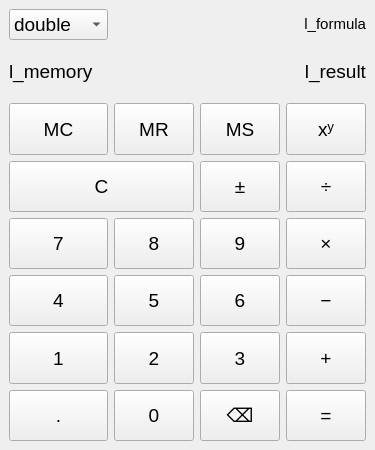
<?xml version="1.0" encoding="UTF-8"?>
<ui version="4.0">
 <class>MainWindow</class>
 <widget class="QMainWindow" name="MainWindow">
  <property name="geometry">
   <rect>
    <x>0</x>
    <y>0</y>
    <width>369</width>
    <height>450</height>
   </rect>
  </property>
  <property name="sizePolicy">
   <sizepolicy hsizetype="Preferred" vsizetype="Preferred">
    <horstretch>0</horstretch>
    <verstretch>0</verstretch>
   </sizepolicy>
  </property>
  <property name="font">
   <font>
    <pointsize>14</pointsize>
   </font>
  </property>
  <property name="windowTitle">
   <string>Калькулятор</string>
  </property>
  <widget class="QWidget" name="centralwidget">
   <layout class="QGridLayout" name="gridLayout">
    <item row="1" column="0" colspan="4">
     <layout class="QHBoxLayout" name="horizontalLayout" stretch="1,0">
      <item>
       <widget class="QLabel" name="l_memory">
        <property name="text">
         <string>l_memory</string>
        </property>
       </widget>
      </item>
      <item>
       <widget class="QLabel" name="l_result">
        <property name="text">
         <string>&lt;html&gt;&lt;head/&gt;&lt;body&gt;&lt;p align=&quot;right&quot;&gt;l_result&lt;/p&gt;&lt;/body&gt;&lt;/html&gt;</string>
        </property>
       </widget>
      </item>
     </layout>
    </item>
    <item row="2" column="0">
     <widget class="QPushButton" name="btn_mc">
      <property name="sizePolicy">
       <sizepolicy hsizetype="Preferred" vsizetype="Preferred">
        <horstretch>0</horstretch>
        <verstretch>0</verstretch>
       </sizepolicy>
      </property>
      <property name="text">
       <string>MC</string>
      </property>
     </widget>
    </item>
    <item row="2" column="1">
     <widget class="QPushButton" name="btn_mr">
      <property name="sizePolicy">
       <sizepolicy hsizetype="Preferred" vsizetype="Preferred">
        <horstretch>0</horstretch>
        <verstretch>0</verstretch>
       </sizepolicy>
      </property>
      <property name="text">
       <string>MR</string>
      </property>
     </widget>
    </item>
    <item row="2" column="2">
     <widget class="QPushButton" name="btn_ms">
      <property name="sizePolicy">
       <sizepolicy hsizetype="Preferred" vsizetype="Preferred">
        <horstretch>0</horstretch>
        <verstretch>0</verstretch>
       </sizepolicy>
      </property>
      <property name="text">
       <string>MS</string>
      </property>
     </widget>
    </item>
    <item row="2" column="3">
     <widget class="QPushButton" name="btn_abs">
      <property name="sizePolicy">
       <sizepolicy hsizetype="Preferred" vsizetype="Preferred">
        <horstretch>0</horstretch>
        <verstretch>0</verstretch>
       </sizepolicy>
      </property>
      <property name="text">
       <string>xʸ</string>
      </property>
     </widget>
    </item>
    <item row="3" column="0" colspan="2">
     <widget class="QPushButton" name="btn_c">
      <property name="sizePolicy">
       <sizepolicy hsizetype="Preferred" vsizetype="Preferred">
        <horstretch>0</horstretch>
        <verstretch>0</verstretch>
       </sizepolicy>
      </property>
      <property name="text">
       <string>C</string>
      </property>
     </widget>
    </item>
    <item row="3" column="2">
     <widget class="QPushButton" name="btn_plus_and_minus">
      <property name="sizePolicy">
       <sizepolicy hsizetype="Preferred" vsizetype="Preferred">
        <horstretch>0</horstretch>
        <verstretch>0</verstretch>
       </sizepolicy>
      </property>
      <property name="text">
       <string>±</string>
      </property>
     </widget>
    </item>
    <item row="3" column="3">
     <widget class="QPushButton" name="btn_dividing">
      <property name="sizePolicy">
       <sizepolicy hsizetype="Preferred" vsizetype="Preferred">
        <horstretch>0</horstretch>
        <verstretch>0</verstretch>
       </sizepolicy>
      </property>
      <property name="text">
       <string>÷</string>
      </property>
     </widget>
    </item>
    <item row="4" column="0">
     <widget class="QPushButton" name="btn_seven">
      <property name="sizePolicy">
       <sizepolicy hsizetype="Preferred" vsizetype="Preferred">
        <horstretch>0</horstretch>
        <verstretch>0</verstretch>
       </sizepolicy>
      </property>
      <property name="text">
       <string>7</string>
      </property>
     </widget>
    </item>
    <item row="4" column="1">
     <widget class="QPushButton" name="btn_eight">
      <property name="sizePolicy">
       <sizepolicy hsizetype="Preferred" vsizetype="Preferred">
        <horstretch>0</horstretch>
        <verstretch>0</verstretch>
       </sizepolicy>
      </property>
      <property name="text">
       <string>8</string>
      </property>
     </widget>
    </item>
    <item row="4" column="2">
     <widget class="QPushButton" name="btn_nine">
      <property name="sizePolicy">
       <sizepolicy hsizetype="Preferred" vsizetype="Preferred">
        <horstretch>0</horstretch>
        <verstretch>0</verstretch>
       </sizepolicy>
      </property>
      <property name="text">
       <string>9</string>
      </property>
     </widget>
    </item>
    <item row="4" column="3">
     <widget class="QPushButton" name="btn_mult">
      <property name="sizePolicy">
       <sizepolicy hsizetype="Preferred" vsizetype="Preferred">
        <horstretch>0</horstretch>
        <verstretch>0</verstretch>
       </sizepolicy>
      </property>
      <property name="text">
       <string>×</string>
      </property>
     </widget>
    </item>
    <item row="5" column="0">
     <widget class="QPushButton" name="btn_four">
      <property name="sizePolicy">
       <sizepolicy hsizetype="Preferred" vsizetype="Preferred">
        <horstretch>0</horstretch>
        <verstretch>0</verstretch>
       </sizepolicy>
      </property>
      <property name="text">
       <string>4</string>
      </property>
     </widget>
    </item>
    <item row="5" column="1">
     <widget class="QPushButton" name="btn_five">
      <property name="sizePolicy">
       <sizepolicy hsizetype="Preferred" vsizetype="Preferred">
        <horstretch>0</horstretch>
        <verstretch>0</verstretch>
       </sizepolicy>
      </property>
      <property name="text">
       <string>5</string>
      </property>
     </widget>
    </item>
    <item row="5" column="2">
     <widget class="QPushButton" name="btn_six">
      <property name="sizePolicy">
       <sizepolicy hsizetype="Preferred" vsizetype="Preferred">
        <horstretch>0</horstretch>
        <verstretch>0</verstretch>
       </sizepolicy>
      </property>
      <property name="text">
       <string>6</string>
      </property>
     </widget>
    </item>
    <item row="5" column="3">
     <widget class="QPushButton" name="btn_minus">
      <property name="sizePolicy">
       <sizepolicy hsizetype="Preferred" vsizetype="Preferred">
        <horstretch>0</horstretch>
        <verstretch>0</verstretch>
       </sizepolicy>
      </property>
      <property name="text">
       <string>−</string>
      </property>
     </widget>
    </item>
    <item row="6" column="0">
     <widget class="QPushButton" name="btn_one">
      <property name="sizePolicy">
       <sizepolicy hsizetype="Preferred" vsizetype="Preferred">
        <horstretch>0</horstretch>
        <verstretch>0</verstretch>
       </sizepolicy>
      </property>
      <property name="text">
       <string>1</string>
      </property>
     </widget>
    </item>
    <item row="6" column="1">
     <widget class="QPushButton" name="btn_two">
      <property name="sizePolicy">
       <sizepolicy hsizetype="Preferred" vsizetype="Preferred">
        <horstretch>0</horstretch>
        <verstretch>0</verstretch>
       </sizepolicy>
      </property>
      <property name="text">
       <string>2</string>
      </property>
     </widget>
    </item>
    <item row="6" column="2">
     <widget class="QPushButton" name="btn_three">
      <property name="sizePolicy">
       <sizepolicy hsizetype="Preferred" vsizetype="Preferred">
        <horstretch>0</horstretch>
        <verstretch>0</verstretch>
       </sizepolicy>
      </property>
      <property name="text">
       <string>3</string>
      </property>
     </widget>
    </item>
    <item row="6" column="3">
     <widget class="QPushButton" name="btn_plus">
      <property name="sizePolicy">
       <sizepolicy hsizetype="Preferred" vsizetype="Preferred">
        <horstretch>0</horstretch>
        <verstretch>0</verstretch>
       </sizepolicy>
      </property>
      <property name="text">
       <string>+</string>
      </property>
     </widget>
    </item>
    <item row="7" column="0">
     <widget class="QPushButton" name="tb_extra">
      <property name="sizePolicy">
       <sizepolicy hsizetype="Preferred" vsizetype="Preferred">
        <horstretch>0</horstretch>
        <verstretch>0</verstretch>
       </sizepolicy>
      </property>
      <property name="text">
       <string>.</string>
      </property>
     </widget>
    </item>
    <item row="7" column="1">
     <widget class="QPushButton" name="btn_zero">
      <property name="sizePolicy">
       <sizepolicy hsizetype="Preferred" vsizetype="Preferred">
        <horstretch>0</horstretch>
        <verstretch>0</verstretch>
       </sizepolicy>
      </property>
      <property name="text">
       <string>0</string>
      </property>
     </widget>
    </item>
    <item row="7" column="2">
     <widget class="QPushButton" name="btn_delete">
      <property name="sizePolicy">
       <sizepolicy hsizetype="Preferred" vsizetype="Preferred">
        <horstretch>0</horstretch>
        <verstretch>0</verstretch>
       </sizepolicy>
      </property>
      <property name="text">
       <string>⌫</string>
      </property>
     </widget>
    </item>
    <item row="7" column="3">
     <widget class="QPushButton" name="btn_equals">
      <property name="sizePolicy">
       <sizepolicy hsizetype="Preferred" vsizetype="Preferred">
        <horstretch>0</horstretch>
        <verstretch>0</verstretch>
       </sizepolicy>
      </property>
      <property name="text">
       <string>=</string>
      </property>
     </widget>
    </item>
    <item row="0" column="3">
     <widget class="QLabel" name="l_formula">
      <property name="text">
       <string>&lt;html&gt;&lt;head/&gt;&lt;body&gt;&lt;p align=&quot;right&quot;&gt;&lt;span style=&quot; font-size:11pt;&quot;&gt;l_formula&lt;/span&gt;&lt;/p&gt;&lt;/body&gt;&lt;/html&gt;</string>
      </property>
     </widget>
    </item>
    <item row="0" column="0">
     <widget class="QComboBox" name="cmb_controller">
      <item>
       <property name="text">
        <string>double</string>
       </property>
      </item>
      <item>
       <property name="text">
        <string>float</string>
       </property>
      </item>
      <item>
       <property name="text">
        <string>uint8_t</string>
       </property>
      </item>
      <item>
       <property name="text">
        <string>int</string>
       </property>
      </item>
      <item>
       <property name="text">
        <string>int64_t</string>
       </property>
      </item>
      <item>
       <property name="text">
        <string>size_t</string>
       </property>
      </item>
      <item>
       <property name="text">
        <string>Rational</string>
       </property>
      </item>
     </widget>
    </item>
   </layout>
  </widget>
 </widget>
 <resources/>
 <connections/>
</ui>
